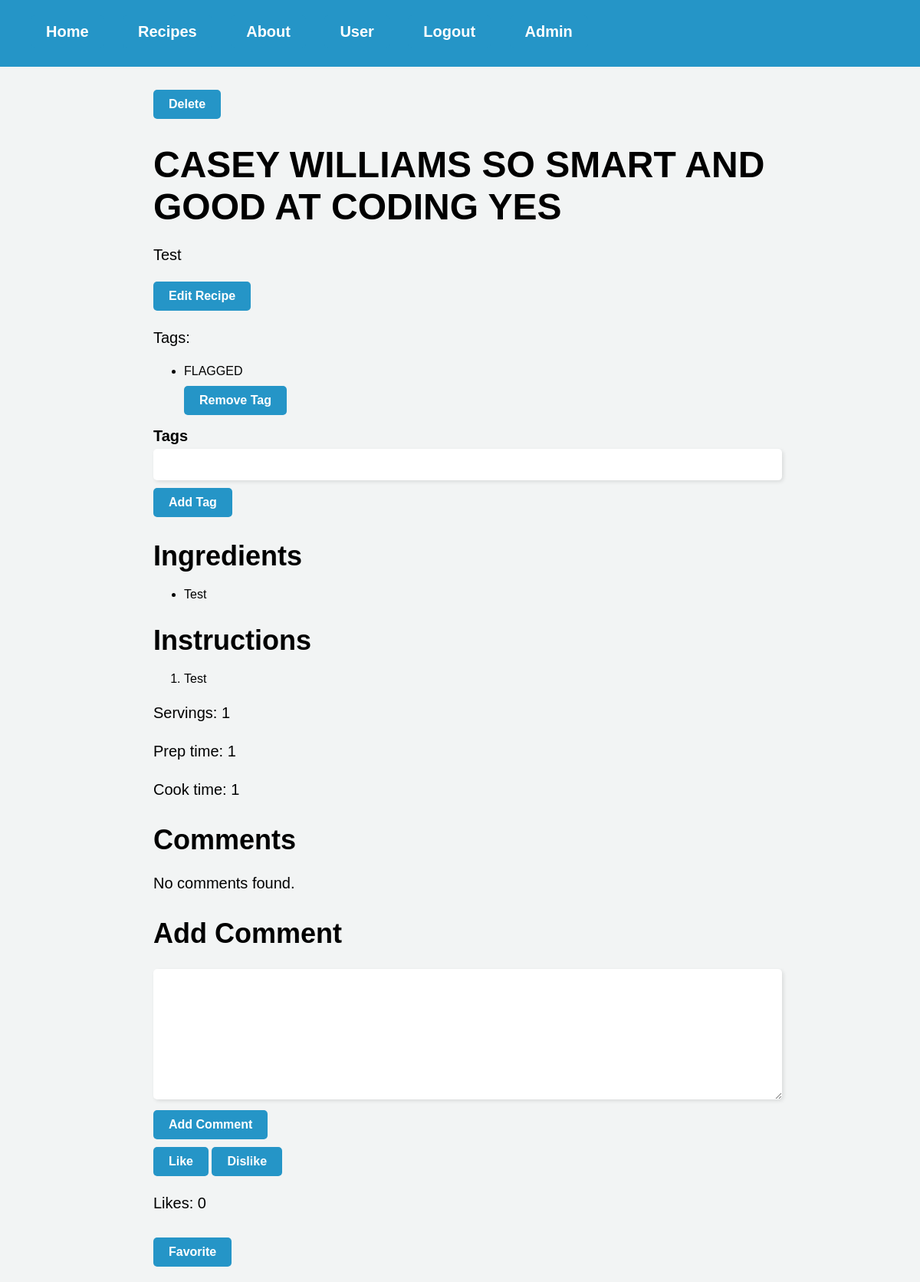
Page /recipe/2 (signed in) on the earlier database version.
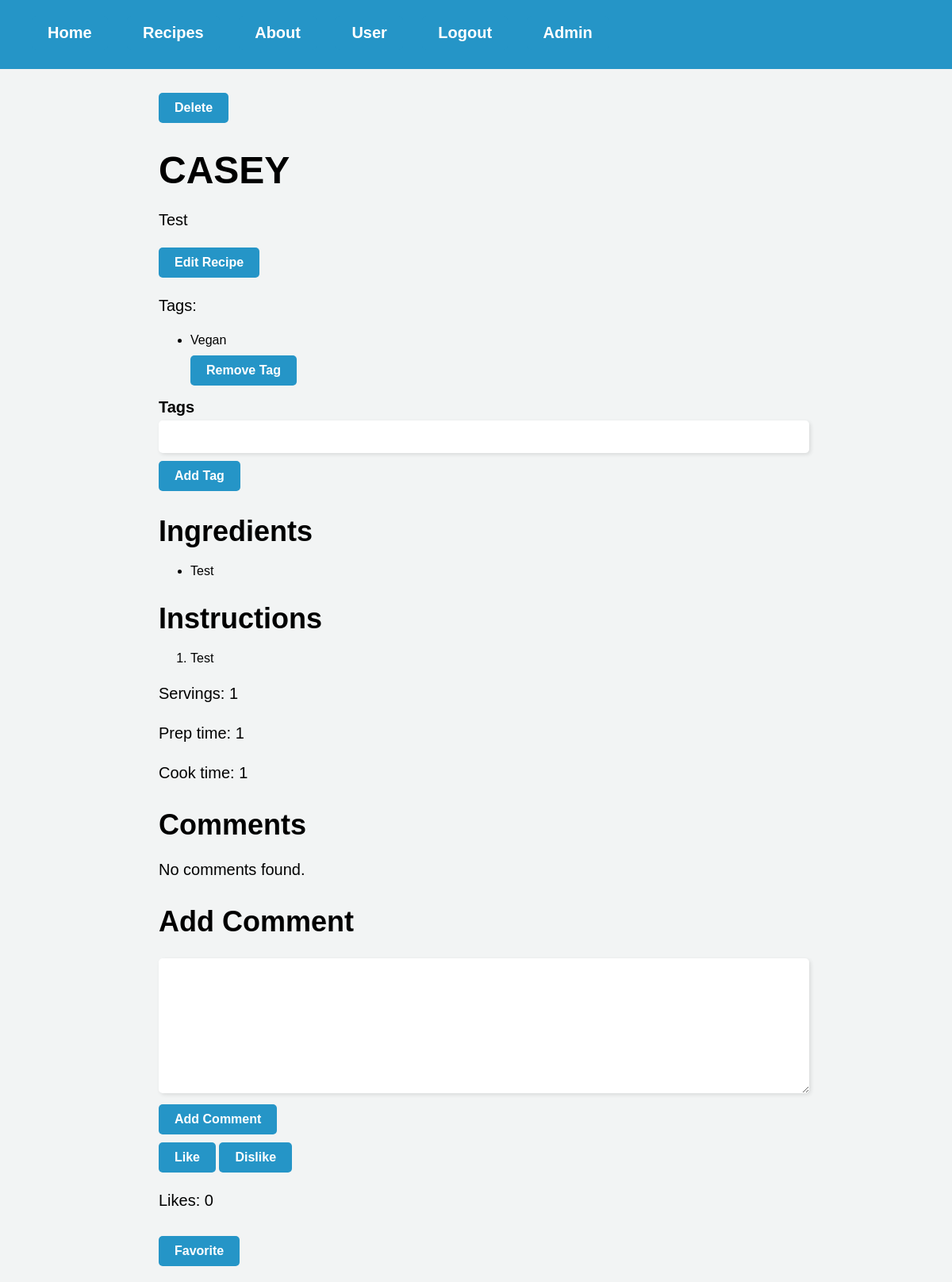
Same page on the later database version.
### website/models.py (models this page shows)
class Recipe(db.Model):
    id = db.Column(db.Integer, primary_key=True)
    user_id = db.Column(db.Integer, db.ForeignKey('user.id'), nullable=False)
    title = db.Column(db.String(128), nullable=False)
    description = db.Column(db.String(512), nullable=False)
    servings = db.Column(db.Integer, nullable=False)
    prep_time = db.Column(db.Integer, nullable=False)
    cook_time = db.Column(db.Integer, nullable=False)
    ingredients = db.relationship('Ingredient', backref='recipe', lazy=True, cascade='all, delete')
    instructions = db.relationship('Instruction', backref='recipe', lazy=True, cascade='all, delete')
    tags = db.relationship('Tags', backref='recipe', lazy=True, cascade='all, delete')
    comments = db.relationship('Comments', backref='recipe', lazy=True, cascade='all, delete-orphan')
    likes = db.Column(db.Integer, default=0)

class Tags(db.Model):
    id = db.Column(db.Integer, primary_key=True)
    text = db.Column(db.String(64))
    recipe_id = db.Column(db.Integer, db.ForeignKey(
        'recipe.id', ondelete='cascade'), nullable=False)

class Ingredient(db.Model):
    id = db.Column(db.Integer, primary_key=True)
    text = db.Column(db.String(256), nullable=False)
    recipe_id = db.Column(db.Integer, db.ForeignKey(
        'recipe.id', ondelete='cascade'), nullable=False)

class Instruction(db.Model):
    id = db.Column(db.Integer, primary_key=True)
    text = db.Column(db.String(1024), nullable=False)
    recipe_id = db.Column(db.Integer, db.ForeignKey(
        'recipe.id', ondelete='cascade'), nullable=False)

### website/views.py (the view)
@views.route('/recipe/<int:recipe_id>', methods=['GET', 'POST'])
@login_required
def recipe(recipe_id):
    recipe = Recipe.query.get_or_404(recipe_id)
    tag_form = TagForm()
    return render_template("recipe.html", recipe=recipe, user=current_user, tag_form=tag_form)

### website/forms.py
class TagForm(FlaskForm):
    tags = StringField('Tags', validators=[DataRequired(), Length(max=50)])
    recipe_id = HiddenField('Recipe ID')
    submit_add = SubmitField('Add Tag')
    submit_remove = SubmitField('Remove Tag')

### website/__init__.py (called while the page is built)
def create_app():
    app = Flask(__name__)
    app.config['SECRET_KEY'] = 'hjshjhdjah kjshkjdhjs'
    app.config['SQLALCHEMY_DATABASE_URI'] = f'sqlite:///{DB_NAME}'
    db.init_app(app)
    from .views import views
    from .auth import auth
    app.register_blueprint(views, url_prefix='/')
    app.register_blueprint(auth, url_prefix='/')
    from .models import User
    with app.app_context():
        db.create_all()
    login_manager = LoginManager()
    login_manager.login_view = 'auth.login'
    login_manager.init_app(app)
    @login_manager.user_loader
    def load_user(id):
        return User.query.get(int(id))
    return app

### website/templates/recipe.html (shortened to what this page needs)
{% extends "base.html" %}
{% block content %}
<link rel="stylesheet" type="text/css" href="{{ url_for('static', filename='recipe.css') }}">
{% if user.is_authenticated and (user.email == 'admin@platepal.com' or recipe.user_id == current_user.id) %}
<form action="{{ url_for('views.delete_recipe', recipe_id=recipe.id) }}" method="POST">
    <button type="submit" class="btn btn-danger">Delete</button>
</form>
{% endif %}
<h1>{{ recipe.title }}</h1>
<p>{{ recipe.description }}</p>
{% if current_user == recipe.user %}
<a href="{{ url_for('views.editRecipe', recipe_id=recipe.id) }}">Edit Recipe</a>
{% endif %}
{% if recipe.tags %}
<div>
    <p>Tags:</p>
    <ul>
        {% for tag in recipe.tags %}
        <li>{{ tag.text }}
            {% if user.is_authenticated and user.email == 'admin@platepal.com' %}
            <form action="{{ url_for('views.remove_tag', recipe_id=recipe.id, tag_id=tag.id) }}" method="POST">
                {{ tag_form.submit_remove(class="btn btn-link btn-sm text-danger") }}
            </form>
            {% endif %}
        </li>
        {% endfor %}
    </ul>
</div>
{% endif %}
{% if user.is_authenticated and user.email == 'admin@platepal.com' %}
<form action="{{ url_for('views.add_tag', recipe_id=recipe.id) }}" method="POST">
    <div class="form-group">
        {{ tag_form.tags.label }} {{ tag_form.tags }} {{ tag_form.submit_add(class="btn btn-primary") }}
    </div>
</form>
{% endif %}
<h2>Ingredients</h2>
{% if recipe.ingredients %}
<ul>
    {% for ingredient in recipe.ingredients %}
    <li>{{ ingredient.text }}</li>
    {% endfor %}
</ul>
{% else %}
<p>No ingredients found.</p>
{% endif %}
<h2>Instructions</h2>
{% if recipe.instructions %}
<ol>
    {% for instruction in recipe.instructions %}
    <li>{{ instruction.text }}</li>
    {% endfor %}
</ol>
{% else %}
<p>No instructions found.</p>
{% endif %}
<p>Servings: {{ recipe.servings }}</p>
<p>Prep time: {{ recipe.prep_time }}</p>
<p>Cook time: {{ recipe.cook_time }}</p>
<h2>Comments</h2>
{% if recipe.comments %}
<ul>
    {% for comment in recipe.comments %}
    <div class="card mt-4">
        <div class="card-body">
            <p class="card-text"><strong>{{ comment.user.first_name }}</strong>: {{ comment.text }}</p>
            {% if current_user == (comment.user or user.email == 'admin@platepal.com') %}
            <form method="POST" action="{{ url_for('views.deleteComment', recipe_id=recipe.id, comment_id=comment.id) }}">
                <button type="submit" class="btn btn-danger">Delete</button>
            </form>
            {% endif %}
        </div>
    </div>
    {% endfor %}
</ul>
{% else %}
<p>No comments found.</p>
{% endif %}
<h2>Add Comment</h2>
<form method="POST" action="{{ url_for('views.addComment', recipe_id=recipe.id, user_id=current_user.id) }}">
    <textarea name="comment_text" required></textarea>
    <br>
    <input type="submit" value="Add Comment">
</form>
<form action="{{ url_for('views.likeRecipe', recipe_id=recipe.id) }}" method="POST">
    <button type="submit" name="like" value="like" class="btn btn-primary">Like</button>
    <button type="submit" name="like" value="dislike" class="btn btn-primary">Dislike</button>
</form>
<p>Likes: {{ recipe.likes }}</p>
{% if current_user.is_authenticated %}
<form action="{{ url_for('views.favorite_recipe', recipe_id=recipe.id) }}" method="POST">
    {% if recipe in current_user.favorites %}
    <button type="submit" name="favorite" value="unfavorite" class="btn btn-outline-danger"><i
            class="bi bi-heart-fill"></i> Unfavorite</button>
    {% else %}
    <button type="submit" name="favorite" value="favorite" class="btn btn-outline-primary">
        Favorite</button>
    {% endif %}
</form>
{% endif %}
{% endblock %}

### website/templates/base.html (shortened to what this page needs)
<!DOCTYPE html>
<html>
<head>
</head>
<body>
  <nav class="topnav">
    <div class="topnav">
      {% if user.is_authenticated %}
      <a class="topnav" id="home" href="/">Home</a>
      <a class="topnav" id="recipes" href="/recipes">Recipes</a>
      <a class="topnav" id="about" href="/about">About</a>
      <a class="topnav" id="user" href="/user">User</a>
      <a class="topnav" id="logout" href="/logout">Logout</a>
      {% if user.is_authenticated and user.email == 'admin@platepal.com' %}
      <a class="topnav" id="admin" href="/admin">Admin</a>
      {% endif %}
      {% else %}
      <a class="topnav" id="home" href="/">Home</a>
      <a class="topnav" id="login" href="/login">Login</a>
      <a class="topnav" id="signUp" href="/sign-up">Sign Up</a>
      {% endif %}
    </div>
  </nav>
  <div class="container">{% block content %} {% endblock %}</div>
</body>
</html>

### website/static/recipe.css (style rules this page uses)
body { background-color: #F2F4F4; font-family: Arial, sans-serif; margin: 0; padding: 0; }
a { background-color: #2595C7; border-radius: 5px; color: white; display: inline-block; font-size: 16px; font-weight: bold; padding: 10px 20px; text-align: center; text-decoration: none; transition: background-color 0.3s ease-in-out; }
.topnav { background-color: #2595C7; overflow: hidden; padding: 10px 20px; }
.topnav a { color: #FFFFFF; font-size: 20px; text-decoration: none; margin-right: 20px; }
.container { max-width: 800px; margin: 0 auto; padding: 20px; }
.container h1 { font-size: 48px; margin-bottom: 20px; }
.container p { font-size: 20px; line-height: 1.5; margin-bottom: 20px; }
.container h2 { font-size: 36px; margin-bottom: 20px; }
.container .form-group { margin-bottom: 20px; }
.container label { font-size: 20px; font-weight: bold; }
.container input[type=text], .container input[type=number], .container textarea { width: 100%; padding: 10px; border: none; border-radius: 5px; box-shadow: 2px 2px 5px rgba(0,0,0,0.1); font-size: 18px; margin-top: 5px; }
.container textarea { height: 150px; }
.container button[type=button], .container input[type=submit] { padding: 10px 20px; border: none; border-radius: 5px; background-color: #2595C7; color: #FFFFFF; font-size: 20px; cursor: pointer; transition: all 0.3s ease-in-out; }
.container button[type=button], .container input[type=submit], .container button[type=submit] { padding: 10px 20px; border: none; border-radius: 5px; background-color: #2595C7; color: white; font-size: 16px; font-weight: bold; text-align: center; text-decoration: none; transition: background-color 0.3s ease-in-out; cursor: pointer; margin-top: 10px; }

Differences in the rows shown:
removed Tags: text "FLAGGED"
changed Recipe "Test": title "CASEY WILLIAMS SO SMART AND GOOD AT CODING YES" → "CASEY"
added Tags: text "Vegan"
